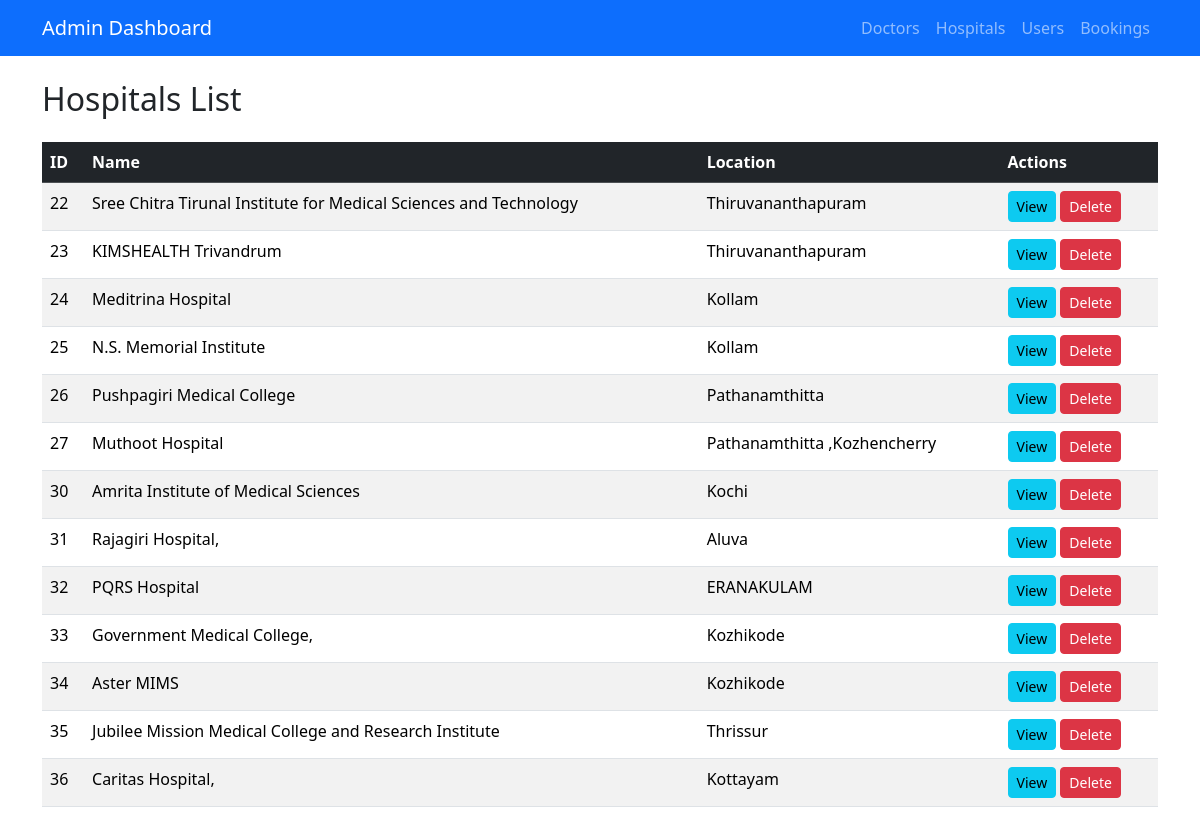
The page /admin-dashboard/hospitals/ on the database its author committed.
### hospital/models.py (models this page shows, shortened)
class Hospital(models.Model):
    name = models.CharField(max_length=255)
    location = models.CharField(max_length=255)

### admin_dashboard/views.py (the view)
# urls.py: path('hospitals/', views.hospital_list, name='hospital_list'),
def hospital_list(request):
    hospitals = Hospital.objects.all()
    return render(request, 'admin_dashboard/hospital_list.html', {'hospitals': hospitals})

### admin_dashboard/templates/admin_dashboard/hospital_list.html
{% extends 'admin_dashboard/base.html' %}
{% block content %}
<h2 class="mb-4">Hospitals List</h2>
<table class="table table-striped">
    <thead class="table-dark">
        <tr>
            <th>ID</th>
            <th>Name</th>
            <th>Location</th>
            <th>Actions</th>
        </tr>
    </thead>
    <tbody>
    {% for hospital in hospitals %}
        <tr>
            <td>{{ hospital.id }}</td>
            <td>{{ hospital.name }}</td>
            <td>{{ hospital.location }}</td>
            <td>
                <a href="{% url 'hospital_detail' hospital.id %}" class="btn btn-info btn-sm">View</a>
                <a href="{% url 'hospital_delete' hospital.id %}" class="btn btn-danger btn-sm">Delete</a>
            </td>
        </tr>
    {% empty %}
        <tr><td colspan="4">No hospitals found.</td></tr>
    {% endfor %}
    </tbody>
</table>
{% endblock %}

### admin_dashboard/templates/admin_dashboard/base.html (shortened to what this page needs)
<!DOCTYPE html>
<html lang="en">
<head>
    <link href="https://cdn.jsdelivr.net/npm/bootstrap@5.3.2/dist/css/bootstrap.min.css" rel="stylesheet">
</head>
<body>
<nav class="navbar navbar-expand-lg navbar-dark bg-primary mb-4">
  <div class="container">
    <a class="navbar-brand" href="{% url 'admin_dashboard' %}">Admin Dashboard</a>
    <div>
      <ul class="navbar-nav">
        <li class="nav-item"><a class="nav-link" href="{% url 'doctor_list' %}">Doctors</a></li>
        <li class="nav-item"><a class="nav-link" href="{% url 'hospital_list' %}">Hospitals</a></li>
        <li class="nav-item"><a class="nav-link" href="{% url 'user_list' %}">Users</a></li>
        <li class="nav-item"><a class="nav-link" href="{% url 'booking_list' %}">Bookings</a></li>
      </ul>
    </div>
  </div>
</nav>
<div class="container">
    {% block content %}
    {% endblock %}
</div>
</body>
</html>

### rows shown on the page
Hospital: id "22", name "Sree Chitra Tirunal Institute for Medical Sciences and Technology", location "Thiruvananthapuram"
Hospital: id "23", name "KIMSHEALTH Trivandrum", location "Thiruvananthapuram"
Hospital: id "24", name "Meditrina Hospital", location "Kollam"
Hospital: id "25", name "N.S. Memorial Institute", location "Kollam"
Hospital: id "26", name "Pushpagiri Medical College", location "Pathanamthitta"
Hospital: id "27", name "Muthoot Hospital", location "Pathanamthitta ,Kozhencherry"
Hospital: id "30", name "Amrita Institute of Medical Sciences", location "Kochi"
Hospital: id "31", name "Rajagiri Hospital,", location "Aluva"
Hospital: id "32", name "PQRS Hospital", location "ERANAKULAM"
Hospital: id "33", name "Government Medical College,", location "Kozhikode"
Hospital: id "34", name "Aster MIMS", location "Kozhikode"
Hospital: id "35", name "Jubilee Mission Medical College and Research Institute", location "Thrissur"
Hospital: id "36", name "Caritas Hospital,", location "Kottayam"
